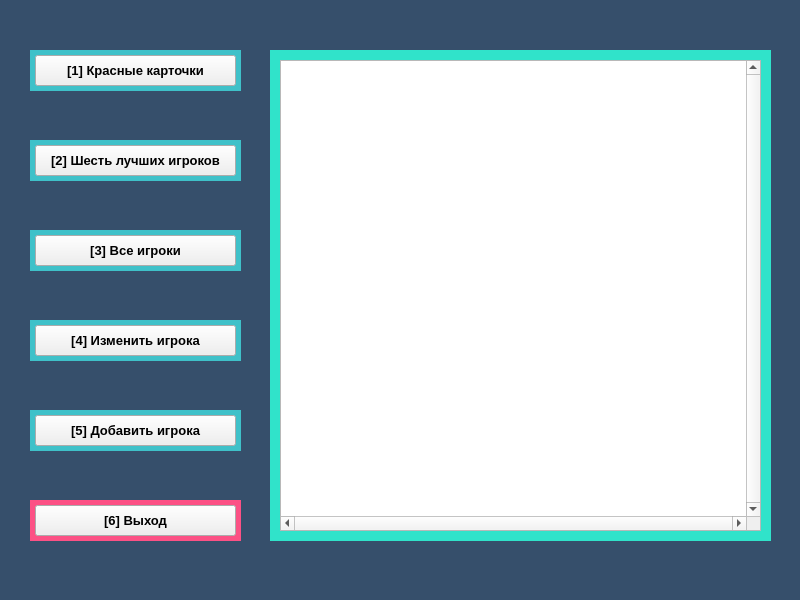
<?xml version="1.0" encoding="UTF-8"?>
<ui version="4.0">
 <class>MainWindow</class>
 <widget class="QMainWindow" name="MainWindow">
  <property name="geometry">
   <rect>
    <x>0</x>
    <y>0</y>
    <width>800</width>
    <height>600</height>
   </rect>
  </property>
  <property name="minimumSize">
   <size>
    <width>800</width>
    <height>600</height>
   </size>
  </property>
  <property name="maximumSize">
   <size>
    <width>800</width>
    <height>600</height>
   </size>
  </property>
  <property name="windowTitle">
   <string>MainWindow</string>
  </property>
  <widget class="QWidget" name="centralwidget">
   <widget class="QLabel" name="label_2">
    <property name="geometry">
     <rect>
      <x>-10</x>
      <y>-20</y>
      <width>821</width>
      <height>621</height>
     </rect>
    </property>
    <property name="styleSheet">
     <string notr="true">background-color: rgb(54, 79, 107);</string>
    </property>
    <property name="text">
     <string/>
    </property>
   </widget>
   <widget class="QLabel" name="label_11">
    <property name="geometry">
     <rect>
      <x>270</x>
      <y>50</y>
      <width>501</width>
      <height>491</height>
     </rect>
    </property>
    <property name="font">
     <font>
      <pointsize>14</pointsize>
      <weight>75</weight>
      <bold>true</bold>
     </font>
    </property>
    <property name="tabletTracking">
     <bool>false</bool>
    </property>
    <property name="focusPolicy">
     <enum>Qt::NoFocus</enum>
    </property>
    <property name="contextMenuPolicy">
     <enum>Qt::DefaultContextMenu</enum>
    </property>
    <property name="acceptDrops">
     <bool>false</bool>
    </property>
    <property name="styleSheet">
     <string notr="true">color: rgb(54, 79, 107);
background-color: rgb(48, 227, 202);</string>
    </property>
    <property name="text">
     <string/>
    </property>
   </widget>
   <widget class="QPushButton" name="pushButton_2">
    <property name="geometry">
     <rect>
      <x>35</x>
      <y>145</y>
      <width>201</width>
      <height>31</height>
     </rect>
    </property>
    <property name="font">
     <font>
      <pointsize>10</pointsize>
      <weight>75</weight>
      <bold>true</bold>
     </font>
    </property>
    <property name="text">
     <string>[2] Шесть лучших игроков</string>
    </property>
   </widget>
   <widget class="QLabel" name="label_15">
    <property name="geometry">
     <rect>
      <x>30</x>
      <y>320</y>
      <width>211</width>
      <height>41</height>
     </rect>
    </property>
    <property name="sizePolicy">
     <sizepolicy hsizetype="Preferred" vsizetype="Preferred">
      <horstretch>0</horstretch>
      <verstretch>0</verstretch>
     </sizepolicy>
    </property>
    <property name="font">
     <font>
      <pointsize>14</pointsize>
      <weight>75</weight>
      <bold>true</bold>
     </font>
    </property>
    <property name="tabletTracking">
     <bool>false</bool>
    </property>
    <property name="focusPolicy">
     <enum>Qt::NoFocus</enum>
    </property>
    <property name="contextMenuPolicy">
     <enum>Qt::DefaultContextMenu</enum>
    </property>
    <property name="acceptDrops">
     <bool>false</bool>
    </property>
    <property name="styleSheet">
     <string notr="true">color: rgb(54, 79, 107);
background-color: rgb(63, 193, 201);</string>
    </property>
    <property name="text">
     <string/>
    </property>
    <property name="alignment">
     <set>Qt::AlignJustify|Qt::AlignTop</set>
    </property>
    <property name="wordWrap">
     <bool>true</bool>
    </property>
    <property name="margin">
     <number>0</number>
    </property>
    <property name="openExternalLinks">
     <bool>false</bool>
    </property>
   </widget>
   <widget class="QLabel" name="label_16">
    <property name="geometry">
     <rect>
      <x>30</x>
      <y>410</y>
      <width>211</width>
      <height>41</height>
     </rect>
    </property>
    <property name="sizePolicy">
     <sizepolicy hsizetype="Preferred" vsizetype="Preferred">
      <horstretch>0</horstretch>
      <verstretch>0</verstretch>
     </sizepolicy>
    </property>
    <property name="font">
     <font>
      <pointsize>14</pointsize>
      <weight>75</weight>
      <bold>true</bold>
     </font>
    </property>
    <property name="tabletTracking">
     <bool>false</bool>
    </property>
    <property name="focusPolicy">
     <enum>Qt::NoFocus</enum>
    </property>
    <property name="contextMenuPolicy">
     <enum>Qt::DefaultContextMenu</enum>
    </property>
    <property name="acceptDrops">
     <bool>false</bool>
    </property>
    <property name="styleSheet">
     <string notr="true">color: rgb(54, 79, 107);
background-color: rgb(63, 193, 201);</string>
    </property>
    <property name="text">
     <string/>
    </property>
    <property name="alignment">
     <set>Qt::AlignJustify|Qt::AlignTop</set>
    </property>
    <property name="wordWrap">
     <bool>true</bool>
    </property>
    <property name="margin">
     <number>0</number>
    </property>
    <property name="openExternalLinks">
     <bool>false</bool>
    </property>
   </widget>
   <widget class="QPushButton" name="pushButton_5">
    <property name="geometry">
     <rect>
      <x>35</x>
      <y>415</y>
      <width>201</width>
      <height>31</height>
     </rect>
    </property>
    <property name="font">
     <font>
      <pointsize>10</pointsize>
      <weight>75</weight>
      <bold>true</bold>
     </font>
    </property>
    <property name="text">
     <string>[5] Добавить игрока</string>
    </property>
   </widget>
   <widget class="QPlainTextEdit" name="plainTextEdit">
    <property name="geometry">
     <rect>
      <x>280</x>
      <y>60</y>
      <width>481</width>
      <height>471</height>
     </rect>
    </property>
    <property name="font">
     <font>
      <family>Consolas</family>
      <pointsize>12</pointsize>
      <weight>75</weight>
      <bold>true</bold>
     </font>
    </property>
    <property name="verticalScrollBarPolicy">
     <enum>Qt::ScrollBarAlwaysOn</enum>
    </property>
    <property name="horizontalScrollBarPolicy">
     <enum>Qt::ScrollBarAlwaysOn</enum>
    </property>
    <property name="undoRedoEnabled">
     <bool>false</bool>
    </property>
    <property name="readOnly">
     <bool>true</bool>
    </property>
    <property name="plainText">
     <string/>
    </property>
   </widget>
   <widget class="QPushButton" name="pushButton">
    <property name="geometry">
     <rect>
      <x>35</x>
      <y>55</y>
      <width>201</width>
      <height>31</height>
     </rect>
    </property>
    <property name="font">
     <font>
      <pointsize>10</pointsize>
      <weight>75</weight>
      <bold>true</bold>
     </font>
    </property>
    <property name="text">
     <string>[1] Красныe карточки</string>
    </property>
   </widget>
   <widget class="QLabel" name="label_13">
    <property name="geometry">
     <rect>
      <x>30</x>
      <y>140</y>
      <width>211</width>
      <height>41</height>
     </rect>
    </property>
    <property name="sizePolicy">
     <sizepolicy hsizetype="Preferred" vsizetype="Preferred">
      <horstretch>0</horstretch>
      <verstretch>0</verstretch>
     </sizepolicy>
    </property>
    <property name="font">
     <font>
      <pointsize>14</pointsize>
      <weight>75</weight>
      <bold>true</bold>
     </font>
    </property>
    <property name="tabletTracking">
     <bool>false</bool>
    </property>
    <property name="focusPolicy">
     <enum>Qt::NoFocus</enum>
    </property>
    <property name="contextMenuPolicy">
     <enum>Qt::DefaultContextMenu</enum>
    </property>
    <property name="acceptDrops">
     <bool>false</bool>
    </property>
    <property name="styleSheet">
     <string notr="true">color: rgb(54, 79, 107);
background-color: rgb(63, 193, 201);</string>
    </property>
    <property name="text">
     <string/>
    </property>
    <property name="alignment">
     <set>Qt::AlignJustify|Qt::AlignTop</set>
    </property>
    <property name="wordWrap">
     <bool>true</bool>
    </property>
    <property name="margin">
     <number>0</number>
    </property>
    <property name="openExternalLinks">
     <bool>false</bool>
    </property>
   </widget>
   <widget class="QPushButton" name="pushButton_4">
    <property name="geometry">
     <rect>
      <x>35</x>
      <y>325</y>
      <width>201</width>
      <height>31</height>
     </rect>
    </property>
    <property name="font">
     <font>
      <pointsize>10</pointsize>
      <weight>75</weight>
      <bold>true</bold>
     </font>
    </property>
    <property name="text">
     <string>[4] Изменить игрока</string>
    </property>
   </widget>
   <widget class="QLabel" name="label_14">
    <property name="geometry">
     <rect>
      <x>30</x>
      <y>230</y>
      <width>211</width>
      <height>41</height>
     </rect>
    </property>
    <property name="sizePolicy">
     <sizepolicy hsizetype="Preferred" vsizetype="Preferred">
      <horstretch>0</horstretch>
      <verstretch>0</verstretch>
     </sizepolicy>
    </property>
    <property name="font">
     <font>
      <pointsize>14</pointsize>
      <weight>75</weight>
      <bold>true</bold>
     </font>
    </property>
    <property name="tabletTracking">
     <bool>false</bool>
    </property>
    <property name="focusPolicy">
     <enum>Qt::NoFocus</enum>
    </property>
    <property name="contextMenuPolicy">
     <enum>Qt::DefaultContextMenu</enum>
    </property>
    <property name="acceptDrops">
     <bool>false</bool>
    </property>
    <property name="styleSheet">
     <string notr="true">color: rgb(54, 79, 107);
background-color: rgb(63, 193, 201);</string>
    </property>
    <property name="text">
     <string/>
    </property>
    <property name="alignment">
     <set>Qt::AlignJustify|Qt::AlignTop</set>
    </property>
    <property name="wordWrap">
     <bool>true</bool>
    </property>
    <property name="margin">
     <number>0</number>
    </property>
    <property name="openExternalLinks">
     <bool>false</bool>
    </property>
   </widget>
   <widget class="QLabel" name="label_17">
    <property name="geometry">
     <rect>
      <x>30</x>
      <y>500</y>
      <width>211</width>
      <height>41</height>
     </rect>
    </property>
    <property name="sizePolicy">
     <sizepolicy hsizetype="Preferred" vsizetype="Preferred">
      <horstretch>0</horstretch>
      <verstretch>0</verstretch>
     </sizepolicy>
    </property>
    <property name="font">
     <font>
      <pointsize>14</pointsize>
      <weight>75</weight>
      <bold>true</bold>
     </font>
    </property>
    <property name="tabletTracking">
     <bool>false</bool>
    </property>
    <property name="focusPolicy">
     <enum>Qt::NoFocus</enum>
    </property>
    <property name="contextMenuPolicy">
     <enum>Qt::DefaultContextMenu</enum>
    </property>
    <property name="acceptDrops">
     <bool>false</bool>
    </property>
    <property name="styleSheet">
     <string notr="true">color: rgb(54, 79, 107);
background-color: rgb(252, 81, 133);</string>
    </property>
    <property name="text">
     <string/>
    </property>
    <property name="alignment">
     <set>Qt::AlignJustify|Qt::AlignTop</set>
    </property>
    <property name="wordWrap">
     <bool>true</bool>
    </property>
    <property name="margin">
     <number>0</number>
    </property>
    <property name="openExternalLinks">
     <bool>false</bool>
    </property>
   </widget>
   <widget class="QPushButton" name="pushButton_3">
    <property name="geometry">
     <rect>
      <x>35</x>
      <y>235</y>
      <width>201</width>
      <height>31</height>
     </rect>
    </property>
    <property name="font">
     <font>
      <pointsize>10</pointsize>
      <weight>75</weight>
      <bold>true</bold>
     </font>
    </property>
    <property name="text">
     <string>[3] Все игроки</string>
    </property>
   </widget>
   <widget class="QPushButton" name="pushButton_6">
    <property name="geometry">
     <rect>
      <x>35</x>
      <y>505</y>
      <width>201</width>
      <height>31</height>
     </rect>
    </property>
    <property name="font">
     <font>
      <pointsize>10</pointsize>
      <weight>75</weight>
      <bold>true</bold>
     </font>
    </property>
    <property name="text">
     <string>[6] Выход</string>
    </property>
   </widget>
   <widget class="QLabel" name="label_12">
    <property name="geometry">
     <rect>
      <x>30</x>
      <y>50</y>
      <width>211</width>
      <height>41</height>
     </rect>
    </property>
    <property name="sizePolicy">
     <sizepolicy hsizetype="Preferred" vsizetype="Preferred">
      <horstretch>0</horstretch>
      <verstretch>0</verstretch>
     </sizepolicy>
    </property>
    <property name="font">
     <font>
      <pointsize>14</pointsize>
      <weight>75</weight>
      <bold>true</bold>
     </font>
    </property>
    <property name="tabletTracking">
     <bool>false</bool>
    </property>
    <property name="focusPolicy">
     <enum>Qt::NoFocus</enum>
    </property>
    <property name="contextMenuPolicy">
     <enum>Qt::DefaultContextMenu</enum>
    </property>
    <property name="acceptDrops">
     <bool>false</bool>
    </property>
    <property name="styleSheet">
     <string notr="true">color: rgb(54, 79, 107);
background-color: rgb(63, 193, 201);</string>
    </property>
    <property name="text">
     <string/>
    </property>
    <property name="alignment">
     <set>Qt::AlignJustify|Qt::AlignTop</set>
    </property>
    <property name="wordWrap">
     <bool>true</bool>
    </property>
    <property name="margin">
     <number>0</number>
    </property>
    <property name="openExternalLinks">
     <bool>false</bool>
    </property>
   </widget>
   <zorder>label_2</zorder>
   <zorder>label_11</zorder>
   <zorder>label_15</zorder>
   <zorder>label_16</zorder>
   <zorder>pushButton_5</zorder>
   <zorder>plainTextEdit</zorder>
   <zorder>label_13</zorder>
   <zorder>pushButton_4</zorder>
   <zorder>label_14</zorder>
   <zorder>label_17</zorder>
   <zorder>pushButton_3</zorder>
   <zorder>pushButton_6</zorder>
   <zorder>label_12</zorder>
   <zorder>pushButton_2</zorder>
   <zorder>pushButton</zorder>
  </widget>
 </widget>
 <resources/>
 <connections/>
</ui>
